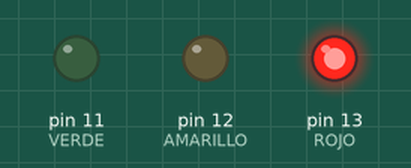
Simulated run of this sketch. Board: Arduino Uno, built with avr-gcc and run on an emulated ATmega328P. Parts: output pins drawn as LEDs (lit = HIGH).

Above: at 1.5 s.
At 4.5 s:
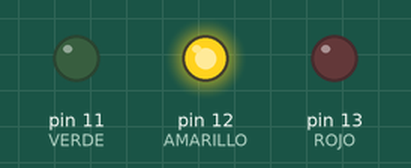
At 7.5 s:
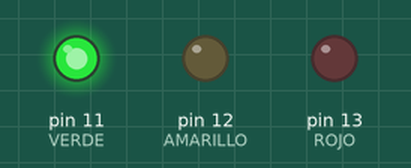
Timing chart, 0 to 11.7 s (numbered marks = the images above):
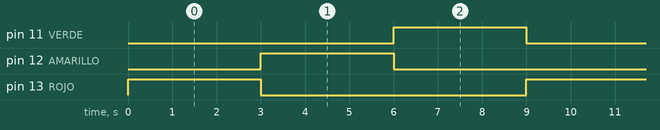

Measured:
- by itself, pin 11 (VERDE), pin 12 (AMARILLO), pin 13 (ROJO): alternates HIGH for 3.0 s and LOW for 6.0 s
- by itself, everything shown: repeats every 9.0 s, in 4 steps

The sketch:

Codigo1.ino
```cpp
//METODO QUE CONFIGURA EL ARDUINO ANTES DE INIICIAR EL CICLO LOOP
void setup() {
  //EL METODO PINMODE LE DICE AL ARDUINO QUE PREPARE UN PUERTO COMO ENTRADA O SALIDA
  pinMode(11, OUTPUT);//VERDE
  pinMode(12, OUTPUT);//AMARILLO/NARANJA
  pinMode(13, OUTPUT);//ROJO
}
//METODO QUE SE REPITE INDEFINIDAMENTE HASTA QUE EL DISPOSITIVO SE APAGUE
void loop() {
	//LUZ ROJA ENCENDIDA
  digitalWrite(13,HIGH);
	//ESPERA DE 3 SEGUNDOS
  delay(3000);
	//LUZ ROJA APAGADA
  digitalWrite(13,LOW);
  //////////////////////////CAMBIO DE LUZ///////////////////////
	//LUZ AMARILLA/NARANJA ENCENDIDA
  digitalWrite(12,HIGH);
	//ESPERA DE 3 SEGUNDOS
  delay(3000);
	//LUZ AMARILLA/NARANJA APAGADA
  digitalWrite(12,LOW);
  //////////////////////////CAMBIO DE LUZ///////////////////////
	//LUZ VERDE ENCENDIDA
  digitalWrite(11,HIGH);
	//ESPERA DE 3 SEGUNDOS
  delay(3000);
	//LUZ VERDE APAGADA
  digitalWrite(11,LOW);
  //////////////////////////CAMBIO DE LUZ///////////////////////
}
```
